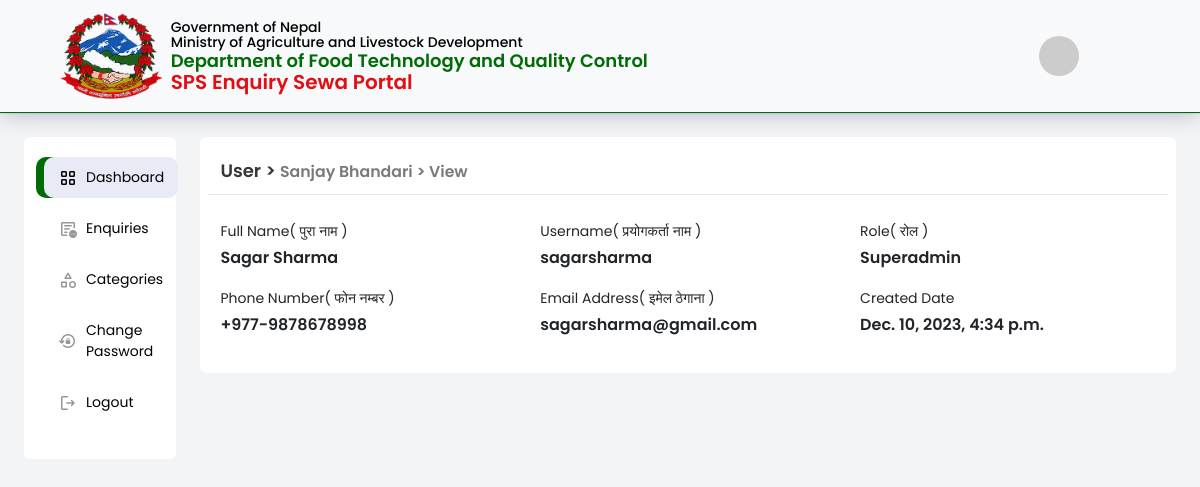
Screenshot of /account/user/4 with the database file from the repository.
### account/models.py (models this page shows, shortened)
class CustomUser(AbstractUser):
    username = models.CharField(max_length=255,unique=True)
    first_name = models.CharField(max_length=150)
    last_name = models.CharField(max_length=150)
    email = models.EmailField(unique=True)
    phone_number = models.CharField(
        max_length=15, null=True,
        validators=[
            RegexValidator(r'^\d{10}$', 'Phone number must be 10 digits')
        ]
    )
    nationality = models.CharField(max_length=2, choices=choices.COUNTRY_CHOICES,default="NP")
    address=models.CharField(max_length=100,null=True)
    created_date=models.DateTimeField(auto_now_add=True)
    USER=3
    SUPERADMIN=1
    COMPLAIN_REVIEWER=2
    ROLE_CHOICES=(
        (USER,'USER'),
        (SUPERADMIN,'SUPERADMIN'),
        (COMPLAIN_REVIEWER,'COMPLAIN REVIEWER')
    )
    role = models.PositiveSmallIntegerField(
        choices=ROLE_CHOICES, blank=True, default=3
    )
    USERNAME_FIELD='email'
    REQUIRED_FIELDS=['username',]
    def role_name(self):
        if self.role==1:
            return 'Superadmin'
        elif self.role==2:
            return 'Enquiry Reviewer'
        elif self.role==3:
            return 'User'

### account/views.py (the view)
# urls.py: path('user/<int:id>',views.view_user,name='view_user'),
def view_user(request,id):
    user=get_object_or_404(CustomUser, id=id)
    context={
        'user': user
    }
    return render(request,'account/view_profile.html',context)

### account/templates/account/view_profile.html
{% extends 'layout.html'%}
{% load static %}
{% block content %}
         <div class="col-md-9 my-profile-w-85">
                <section id="tab-content-container">
                    <div class="p-0">
                        <div class="row">
                            <div class="main-section-title">
                                <a href="" class="section-title">User > <span style="color: #7a7a7a; font-size: 18px;"><small>Sanjay Bhandari > View</small></span></a>
                            </div>
                            <hr class="main-section-hr">
                            <div class="tab-content mt-4" id="myTabContent">
                                    <div class="row mb-3">
                                        <div class="col-md-4">
                                            <label for="" class="form-label mb-1 label cm">Full Name( पुरा नाम )</label>
                                            <p class="text-capitalize data">{{ user.first_name }} {{user.last_name}}</p>
                                        </div>
                                        <div class="col-md-4">
                                            <label for="" class="form-label mb-1 label cm">Username( प्रयोगकर्ता नाम  )</label>
                                            <p class="data">{{ user.username }}</p>
                                        </div>
                                        <div class="col-md-4">
                                            <label for="" class="form-label mb-1 label cm">Role( रोल )</label>
                                            <p class="data">{{ user.role_name }}</p>
                                        </div>
                                    </div>
                                    <div class="row mb-3">
                                        <div class="col-md-4">
                                            <label for="" class="form-label mb-1 label cm">Phone Number( फोन नम्बर )</label>
                                            <p class="data">+977-{{ user.phone_number}}</p>
                                        </div>
                                        <div class="col-md-4">
                                            <label for="" class="form-label mb-1 label cm">Email Address( इमेल ठेगाना )</label>
                                            <p class="data">{{ user.email }}</p>
                                        </div>
                                        <div class="col-md-4">
                                            <label for="" class="form-label mb-1 label cm">
                                                {% if user.role == 1 %}Created Date
                                                {% else %}
                                                Joined Date
                                                {% endif %}
                                            </label>
                                            <p class="data">{{ user.created_date }}</p>
                                        </div>
                                    </div>
                            </div>
                        </div>
                    </div>
                </section>
            </div>
        {% endblock %}

### static/css/style.css (style rules this page uses)
body { font-family: Poppins; background: var(--specialbg); }
a { text-decoration: none; }
:root { --mainbg: #eef2f6; --white: #ffffff; --bluecolor: #006c07; --iconbg: #e8eaf6; --fieldbg: #f8fafc; --blackcolorprimary: #000000; --blackcolorsecondary: #000000a6; --blacktextsecondary: rgba(0, 0, 0, 0.7); --specialbg: #f3f4f6; --active: #006c07; --inactive: #ff0000; }
#tab-content-container { padding: 20px; border-radius: 6px; background: var(--white); }
.main-section-hr { margin: 10px 0 0 0; color: #00000060; }
.main-section-title { display: flex; justify-content: space-between; align-items: center; }
.main-section-title .section-title { text-decoration: none; font-family: Poppins; font-weight: 600; font-size: 18px; color: #000000c9; }
@media (min-width: 768px) { .my-profile-w-85 { flex: 0 0 auto; width: 85%!important; } }
.label { font-size: 14px; font-family: poppins; font-weight: 400; margin: 0; }
.data { font-size: 16px; font-family: poppins; font-weight: 600; margin: 0; }

### rows the page displays
CustomUser: first_name "Sagar", last_name "Sharma", username "sagarsharma", role_name "Superadmin", phone_number "9878678998", email "sagarsharma@gmail.com", created_date "Dec. 10, 2023, 4:34 p.m."
